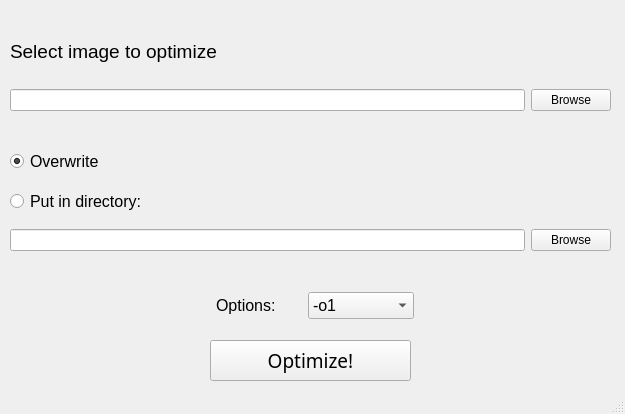
<?xml version="1.0" encoding="UTF-8"?>
<ui version="4.0">
 <class>MainWindow</class>
 <widget class="QMainWindow" name="MainWindow">
  <property name="geometry">
   <rect>
    <x>0</x>
    <y>0</y>
    <width>625</width>
    <height>414</height>
   </rect>
  </property>
  <property name="windowTitle">
   <string>optipng-gui</string>
  </property>
  <widget class="QWidget" name="centralwidget">
   <widget class="QPushButton" name="optimizeButton">
    <property name="geometry">
     <rect>
      <x>210</x>
      <y>340</y>
      <width>201</width>
      <height>41</height>
     </rect>
    </property>
    <property name="font">
     <font>
      <family>Noto Sans</family>
      <pointsize>14</pointsize>
     </font>
    </property>
    <property name="text">
     <string>Optimize!</string>
    </property>
    <property name="checkable">
     <bool>false</bool>
    </property>
   </widget>
   <widget class="QWidget" name="layoutWidget">
    <property name="geometry">
     <rect>
      <x>10</x>
      <y>140</y>
      <width>601</width>
      <height>121</height>
     </rect>
    </property>
    <layout class="QVBoxLayout" name="verticalLayout">
     <item>
      <widget class="QRadioButton" name="overwriteButton">
       <property name="font">
        <font>
         <pointsize>12</pointsize>
        </font>
       </property>
       <property name="text">
        <string>Overwrite</string>
       </property>
       <property name="checked">
        <bool>true</bool>
       </property>
      </widget>
     </item>
     <item>
      <widget class="QRadioButton" name="newfileButton">
       <property name="font">
        <font>
         <pointsize>12</pointsize>
        </font>
       </property>
       <property name="text">
        <string>Put in directory:</string>
       </property>
      </widget>
     </item>
     <item>
      <layout class="QHBoxLayout" name="horizontalLayout_2">
       <item>
        <widget class="QLineEdit" name="outputLine"/>
       </item>
       <item>
        <widget class="QPushButton" name="outputBrowseButton">
         <property name="text">
          <string>Browse</string>
         </property>
        </widget>
       </item>
      </layout>
     </item>
    </layout>
   </widget>
   <widget class="QWidget" name="layoutWidget">
    <property name="geometry">
     <rect>
      <x>10</x>
      <y>20</y>
      <width>601</width>
      <height>91</height>
     </rect>
    </property>
    <layout class="QVBoxLayout" name="verticalLayout_2">
     <item>
      <widget class="QLabel" name="label">
       <property name="font">
        <font>
         <pointsize>14</pointsize>
        </font>
       </property>
       <property name="text">
        <string>Select image to optimize</string>
       </property>
      </widget>
     </item>
     <item>
      <layout class="QHBoxLayout" name="horizontalLayout">
       <item>
        <widget class="QLineEdit" name="inputLine"/>
       </item>
       <item>
        <widget class="QPushButton" name="browseButton">
         <property name="text">
          <string>Browse</string>
         </property>
        </widget>
       </item>
      </layout>
     </item>
    </layout>
   </widget>
   <widget class="QWidget" name="layoutWidget">
    <property name="geometry">
     <rect>
      <x>190</x>
      <y>280</y>
      <width>251</width>
      <height>51</height>
     </rect>
    </property>
    <layout class="QHBoxLayout" name="horizontalLayout_3">
     <item>
      <widget class="QLabel" name="label_2">
       <property name="sizePolicy">
        <sizepolicy hsizetype="Maximum" vsizetype="Preferred">
         <horstretch>0</horstretch>
         <verstretch>0</verstretch>
        </sizepolicy>
       </property>
       <property name="font">
        <font>
         <pointsize>12</pointsize>
        </font>
       </property>
       <property name="text">
        <string>Options:</string>
       </property>
      </widget>
     </item>
     <item>
      <widget class="QComboBox" name="comboBox">
       <property name="sizePolicy">
        <sizepolicy hsizetype="Maximum" vsizetype="Fixed">
         <horstretch>0</horstretch>
         <verstretch>0</verstretch>
        </sizepolicy>
       </property>
       <property name="font">
        <font>
         <pointsize>12</pointsize>
        </font>
       </property>
       <property name="editable">
        <bool>false</bool>
       </property>
       <item>
        <property name="text">
         <string>-o1</string>
        </property>
       </item>
       <item>
        <property name="text">
         <string>-o4</string>
        </property>
       </item>
       <item>
        <property name="text">
         <string>-o7</string>
        </property>
       </item>
       <item>
        <property name="text">
         <string>-o7 -zm1-9</string>
        </property>
       </item>
      </widget>
     </item>
    </layout>
   </widget>
  </widget>
  <widget class="QStatusBar" name="statusBar"/>
 </widget>
 <resources/>
 <connections/>
</ui>
